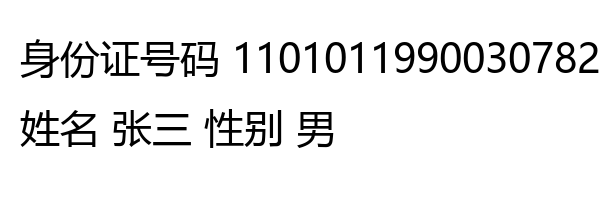
#> input picture frontend2/DocReview.ArchiveDetect/test_zh.png, 600 x 200 px
$ python -i image_preprocess.py   (imports and definitions only)
#> lines starting #> are read from the running program, lines starting #| are printed output that depends on the picture; after the words box and inside, x2 and y2 are one past the last pixel; in counts of white or black regions, pixels touching at a corner belong together
"""OCR 图像前处理(纯函数,可单测)。

针对歪扫描件/手机拍照件/低对比扫描件,在喂 OCR 引擎前做轻量矫正:
  - 纠偏(deskew): Otsu 二值化 → 文字像素 minAreaRect 估角,|角|≥阈值才转,±15° 截断
  - 小图放大: 短边过小时 INTER_CUBIC 放大(有倍数上限)
  - 低对比度增强: 灰度标准差过低时 LAB-CLAHE(发黄/底纹扫描件)

所有步骤自适应:好图原样通过(近零成本)。CPU 开销发生在 run_ocr 引擎锁外。
"""
import cv2
import numpy as np

# 纠偏:估计角度绝对值 ≥ 此值才旋转(避免好图被微旋引入插值模糊)
MIN_SKEW_ANGLE = 0.5
# 估计角度超过 ±15° 视为误判(深色边框/整版照片干扰),放弃纠偏
MAX_SKEW_ANGLE = 15.0
# minAreaRect 输入点数上限(超出则等距抽样,保速度)
_SKEW_SAMPLE_MAX = 200_000
# 前景点数低于此值认为图中没有可估角的文字内容
_SKEW_MIN_POINTS = 500

# 小图放大:短边低于此值(像素)才放大,倍数封顶
MIN_SHORT_SIDE = 1200
MAX_UPSCALE = 3.0

# 低对比度增强:灰度标准差低于此值才做 CLAHE(正常扫描件 std 60-90,发黄件常 <40)
CONTRAST_STD_MIN = 45.0


def load_image_bgr(img_path: str):
    """Unicode 路径安全读图(cv2.imread 在 Windows 中文路径下返回 None)。失败返回 None。"""
    try:
        data = np.fromfile(img_path, dtype=np.uint8)
        if data.size == 0:
            return None
        return cv2.imdecode(data, cv2.IMREAD_COLOR)
    except Exception:
        return None


def estimate_skew_angle(bgr) -> float:
    """估计矫正角(度):把返回值直接传给 deskew/getRotationMatrix2D 即可转正。

    无法估计/角度不可信时返回 0.0。
    """
    gray = cv2.cvtColor(bgr, cv2.COLOR_BGR2GRAY)
    # 文字是暗像素:Otsu 反阈值取前景
    _, bw = cv2.threshold(gray, 0, 255, cv2.THRESH_BINARY_INV + cv2.THRESH_OTSU)
    coords = np.column_stack(np.where(bw > 0))  # (y, x)
    if len(coords) < _SKEW_MIN_POINTS:
        return 0.0
    if len(coords) > _SKEW_SAMPLE_MAX:
        step = len(coords) // _SKEW_SAMPLE_MAX + 1
        coords = coords[::step]
    rect = cv2.minAreaRect(coords[:, ::-1].astype(np.float32))  # minAreaRect 要 (x, y)
    # OpenCV 4.5+ minAreaRect 返回 angle ∈ [-90,0);该角即内容旋转角,
    # 直接作为 getRotationMatrix2D 的矫正角使用(与内容旋转方向相反,实测验证)。
    # 接近 ±45° 的长宽歧义绕回:按旋转角不超过 45° 折算。
    angle = rect[-1]
    if angle < -45:
        angle = 90 + angle
    if abs(angle) > MAX_SKEW_ANGLE:
        return 0.0
    return angle


def deskew(bgr, angle: float):
    """按给定角度旋转矫正,白边填充(文档图旋转不产生黑边噪点)。"""
    h, w = bgr.shape[:2]
    m = cv2.getRotationMatrix2D((w // 2, h // 2), angle, 1.0)
    return cv2.warpAffine(
        bgr, m, (w, h),
        flags=cv2.INTER_CUBIC,
        borderMode=cv2.BORDER_CONSTANT,
        borderValue=(255, 255, 255),
    )


def maybe_upscale(bgr, min_side: int = MIN_SHORT_SIDE, max_factor: float = MAX_UPSCALE):
    """短边 < min_side 时 INTER_CUBIC 放大(倍数封顶 max_factor),否则原样返回。"""
    h, w = bgr.shape[:2]
    short = min(h, w)
    if short >= min_side or short <= 0:
        return bgr
    factor = min(min_side / short, max_factor)
    if factor <= 1.0:
        return bgr
    return cv2.resize(bgr, None, fx=factor, fy=factor, interpolation=cv2.INTER_CUBIC)


def normalize_contrast(bgr, std_min: float = CONTRAST_STD_MIN):
    """灰度标准差 < std_min 时做 LAB-CLAHE 对比度增强,否则原样返回。"""
    gray = cv2.cvtColor(bgr, cv2.COLOR_BGR2GRAY)
    if float(gray.std()) >= std_min:
        return bgr
    lab = cv2.cvtColor(bgr, cv2.COLOR_BGR2LAB)
    l_chan, a_chan, b_chan = cv2.split(lab)
    clahe = cv2.createCLAHE(clipLimit=2.0, tileGridSize=(8, 8))
    l_chan = clahe.apply(l_chan)
    return cv2.cvtColor(cv2.merge([l_chan, a_chan, b_chan]), cv2.COLOR_LAB2BGR)


def preprocess_for_ocr(img_path: str):
    """前处理主入口:读图 → 纠偏(按需) → 放大(按需) → 对比度(按需)。

    返回 BGR ndarray;读图失败返回 None(调用方回退为把原路径直接给引擎,保持旧行为)。
    """
    bgr = load_image_bgr(img_path)
#> in load_image_bgr, returned value is the input picture: shape (200, 600, 3); min 0, max 255, mean 235.3
    if bgr is None:
        return None
    angle = estimate_skew_angle(bgr)
#> in estimate_skew_angle, `_, bw = cv2.threshold(gray, 0, 255, cv2.THRESH_BINARY_INV + cv2.THRESH..`:
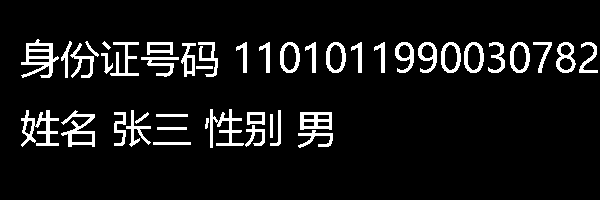
#> bw: shape (200, 600); 8% white; 44 white regions, largest, box (x1, y1, x2, y2) and area: (21, 39, 59, 78) 596, (21, 110, 59, 147) 567, (210, 109, 244, 148) 476
#> in estimate_skew_angle, `coords = np.column_stack(np.where(bw > 0))`: coords = 9547 pairs, first value 39 to 147, second value 21 to 597
#> in estimate_skew_angle, `rect = cv2.minAreaRect(coords[:, ::-1].astype(np.float32))`: rect = ((308.9, 93.98), (107.1, 576), -89.7)
#> in estimate_skew_angle, `angle = rect[-1]`: angle = -89.7
#> in estimate_skew_angle, `angle = 90 + angle`: angle = 0.305
#> angle = 0.305
    if abs(angle) >= MIN_SKEW_ANGLE:
        bgr = deskew(bgr, angle)
    bgr = maybe_upscale(bgr)
#> in maybe_upscale, `return cv2.resize(bgr, None, fx=factor, fy=factor, interpolation=cv2.I..`:
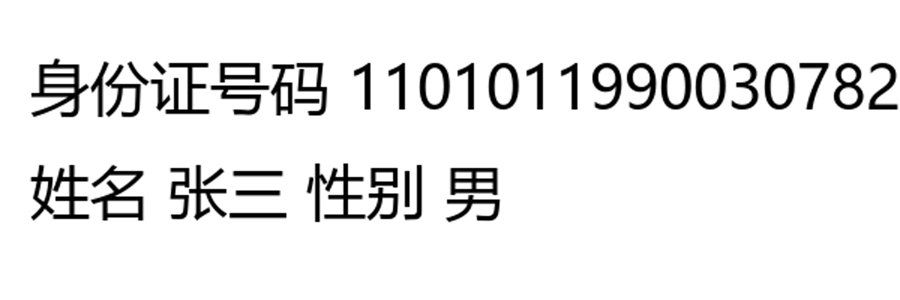
#> returned value: shape (600, 1800, 3) (shown at 1/2 size); min 0, max 255, mean 235.3
    bgr = normalize_contrast(bgr)
    return bgr

>>> result = preprocess_for_ocr('../frontend2/DocReview.ArchiveDetect/test_zh.png')
